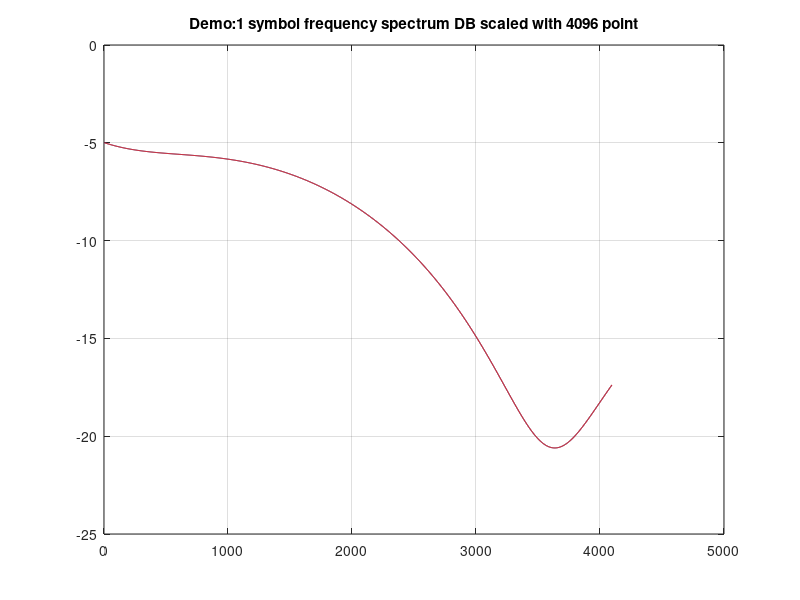
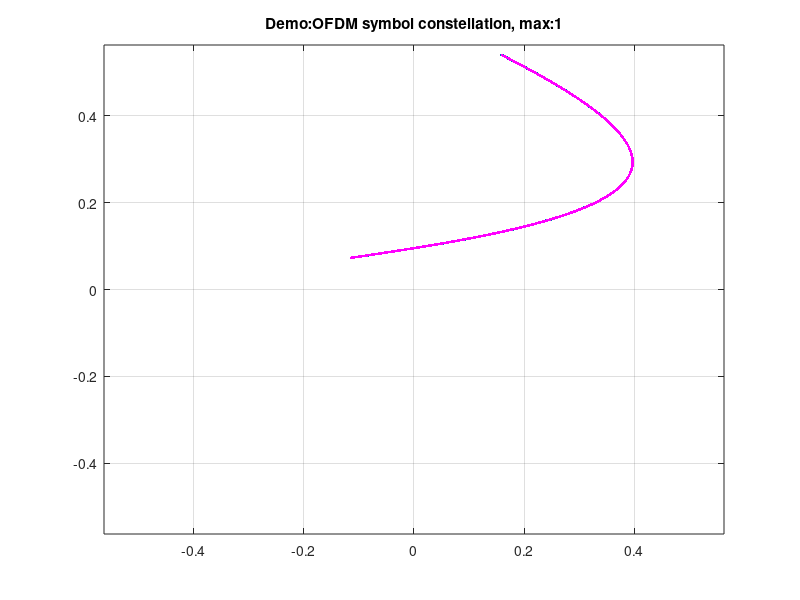

The MATLAB script that drew these images, in order:
function log_freq=plot1SymbolConstellation(Ant_view,len,fig_str)
%% plot slot frequency & constellation result
if nargin==0
    sn=1:4096;
    Ant_view=sinc(sn/4096)+1i*exp(1i-sn/2047);    
    len=length(Ant_view);
    fig_str="Demo";
elseif nargin==1
    len=length(Ant_view);
    fig_str="BBData";
elseif nargin==2
    fig_str="BBData";
end

%% spectrum
log_freq=20*log10(abs(Ant_view));

str=sprintf('%s:1 symbol frequency spectrum DB scaled with %d point',fig_str,len);
figure('NumberTitle', 'on', 'Name', str);
pos1=1:2:len;
pos2=2:2:len;
plot(pos1,log_freq(pos1),'-');
hold;
plot(pos2,log_freq(pos2),'-r');
title(str);
grid on;

%% timing diagram
str=sprintf('%s:1 symbol timing diagram with %d point',fig_str,len);
figure('NumberTitle', 'on', 'Name', str);
plot(abs(Ant_view),'.');
title(str);
grid on;

%% constellation
Id=real(Ant_view);
Qd=imag(Ant_view);
Scale=max(abs(Ant_view(:)));

%scatter(Id,Qd);
plot(Id(1:2:len),Qd(1:2:len),'.');
hold;
plot(Id(2:2:len),Qd(2:2:len),'.m');

str=sprintf('%s:OFDM symbol constellation, max:%d',fig_str,ceil(Scale));
title(str);
grid on;
axis([-Scale,Scale,-Scale,Scale]);

